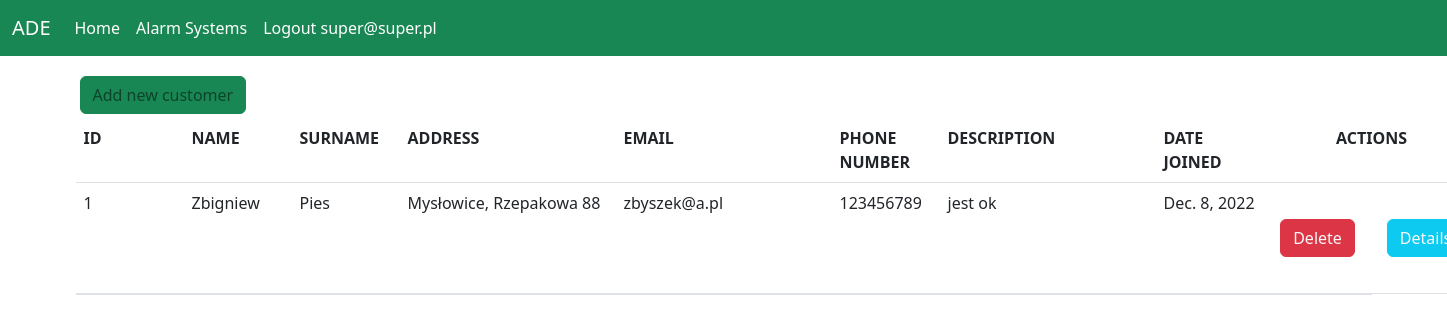
/main_view/ (signed in), run on an earlier commit of the app's database.
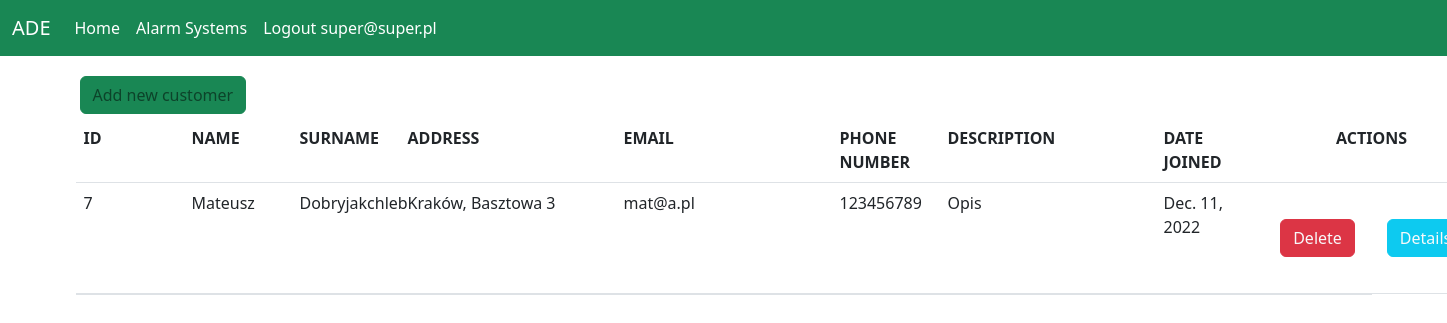
And on a later commit of the database.
### alarm_systems/models.py (models this page shows)
class Customer(models.Model):
    first_name = models.CharField(max_length=100)
    last_name = models.CharField(max_length=150)
    address = models.CharField(max_length=255)
    email = models.EmailField(max_length=80, null=True)
    phone_number = models.CharField(max_length=24, unique=True)
    description = models.TextField(null=True, blank=True)
    date_joined = models.DateField(auto_now_add=True)

### alarm_systems/views.py (the view)
# urls.py: path('main_view/', MainView.as_view(), name='main_view'),
class MainView(PermissionRequiredMixin, LoginRequiredMixin, View):
    permission_required = 'users.add_choice'
    def get(self, request):
        customers_all = Customer.objects.all().order_by('last_name')
        return render(
            request,
            'home/customer_main_page/alarm_systems_main_view.html',
            context={
                'customers_all': customers_all
            })

### users/models.py (called while the page is built)
    def __str__(self):
        return self.email

### alarm_systems/templates/home/customer_main_page/alarm_systems_main_view.html (shortened to what this page needs)
{% extends 'base.html' %}
{% block container %}
    <div class="schedules-content">
        <a href="{% url 'alarm_systems:add_customer' %}" class="btn btn-success rounded-10 text-black-50 m-1">Add new
            customer</a>
        <table class="table border-bottom">
            <thead>
            <tr class="d-flex">
                <th class="col-sm-1">ID</th>
                <th class="col-1">NAME</th>
                <th class="col-1">SURNAME</th>
                <th class="col-2">ADDRESS</th>
                <th class="col-2">EMAIL</th>
                <th class="col-1">PHONE NUMBER</th>
                <th class="col-md-2">DESCRIPTION</th>
                <th class="col-1">DATE JOINED</th>
                <th class="col-2 text-center">ACTIONS</th>
            </tr>
            </thead>
            <tbody class="text-color-lighter">
            {% for customer in customers_all %}
                <tr class="d-flex">
                <td class="col-sm-1">{{ customer.id }}</td>
                <td class="col-1">{{ customer.first_name }}</td>
                <td class="col-1">{{ customer.last_name }}  </td>
                <td class="col-2">{{ customer.address }}</td>
                <td class="col-2">{{ customer.email }}</td>
                <td class="col-1">{{ customer.phone_number }}</td>
                <td class="col-md-2">{{ customer.description }}</td>
                <td class="col-1">{{ customer.date_joined }}</td>
                <td class="col-1 d-flex align-items-center justify-content-center flex-wrap">
                    <a href="{% url 'alarm_systems:delete_customer' customer.id %}"
                       class="btn btn-danger rounded-10 text-light m-1">Delete</a>
                <td class="col-1 d-flex align-items-center justify-content-center flex-wrap">
                    <a href="{% url 'alarm_systems:details_customer' customer.id %}"
                       class="btn btn-info rounded-10 text-light m-1">Details</a>
                   {% endfor %}
            </tr>
            </tbody>
        </table>
    </div>
{% endblock %}

What changed in the data, as far as the page shows it:
removed Customer: id "1", first_name "Zbigniew", last_name "Pies", address "Mysłowice, Rzepakowa 88", email "zbyszek@a.pl", phone_number "123456789", description "jest ok", date_joined "Dec. 8, 2022"
added Customer: id "7", first_name "Mateusz", last_name "Dobryjakchleb", address "Kraków, Basztowa 3", email "mat@a.pl", phone_number "123456789", description "Opis", date_joined "Dec. 11, 2022"
